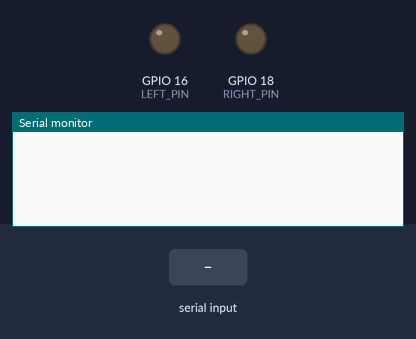
The sketch below on a simulated ESP32. Shown: output pins drawn as LEDs (lit = HIGH), the last lines printed to the serial monitor. The inputs (shaded band) are chosen by the test bench.

Above: at 1.2 s.
1.3 s: "90,45\n" received over Serial
At 2.5 s:
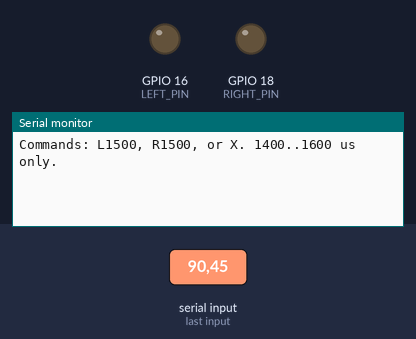
2.8 s: "X\n" received over Serial
At 3.7 s:
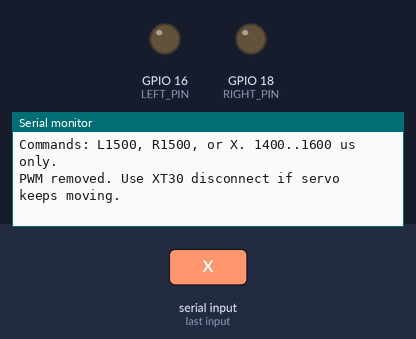

The sketch:

servo_neutral_s2.ino
```cpp
// (licence header left out)
#include <Arduino.h>

#if !CONFIG_IDF_TARGET_ESP32S2
#error "Select LOLIN S2 MINI."
#endif

constexpr uint8_t LEFT_PIN = 16;
constexpr uint8_t RIGHT_PIN = 18;
int activePin = -1;
uint32_t started = 0;
char line[16] = {};
size_t used = 0;

void disconnectSignal() {
  if (activePin >= 0) ledcDetach(activePin);
  activePin = -1;
  pinMode(LEFT_PIN, OUTPUT);
  pinMode(RIGHT_PIN, OUTPUT);
  digitalWrite(LEFT_PIN, LOW);
  digitalWrite(RIGHT_PIN, LOW);
}

void handleCommand() {
  line[used] = 0;
  if (used == 1 && line[0] == 'X') {
    disconnectSignal();
    Serial.println("PWM removed. Use XT30 disconnect if servo keeps moving.");
  } else if (used == 5 && (line[0] == 'L' || line[0] == 'R')) {
    bool digits = true;
    for (size_t i = 1; i < used; ++i) digits &= line[i] >= '0' && line[i] <= '9';
    const int pulse = atoi(line + 1);
    if (digits && pulse >= 1400 && pulse <= 1600) {
      disconnectSignal();
      activePin = line[0] == 'L' ? LEFT_PIN : RIGHT_PIN;
      if (ledcAttach(activePin, 50, 14) &&
          ledcWrite(activePin, (uint32_t(pulse) * 16384UL + 10000UL) / 20000UL)) {
        started = millis();
        Serial.printf("%c: %d us for up to 5 seconds.\n", line[0], pulse);
      } else {
        disconnectSignal();
        Serial.println("PWM initialization failed.");
      }
    } else {
      Serial.println("Use L1400..L1600 or R1400..R1600; one servo at a time.");
    }
  } else {
    Serial.println("Commands: L1500, R1500, or X. 1400..1600 us only.");
  }
  used = 0;
}

void setup() {
  disconnectSignal();
  Serial.begin(115200);
#if ARDUINO_USB_CDC_ON_BOOT
  Serial.setTxTimeoutMs(0); // Preserve the five-second limit if USB stops draining.
#endif
}

void loop() {
  // A continuous stream of input must not starve the five-second deadline.
  for (int processed = 0; processed < 32 && Serial.available() > 0; ++processed) {
    const char c = Serial.read();
    if (c == '\r') continue;
    if (c == '\n') handleCommand();
    else if (used < sizeof(line) - 1) line[used++] = c;
    else { used = 0; disconnectSignal(); }
  }
  if (activePin >= 0 && millis() - started >= 5000) {
    disconnectSignal();
    Serial.println("5-second test ended; PWM removed. Turn off servo power.");
  }
  delay(1);
}
```

Measured:
- after the input at 1.3 s, the serial monitor: prints a new line at once (image 1)
- after the input at 2.8 s, the serial monitor: prints a new line at once (image 2)
